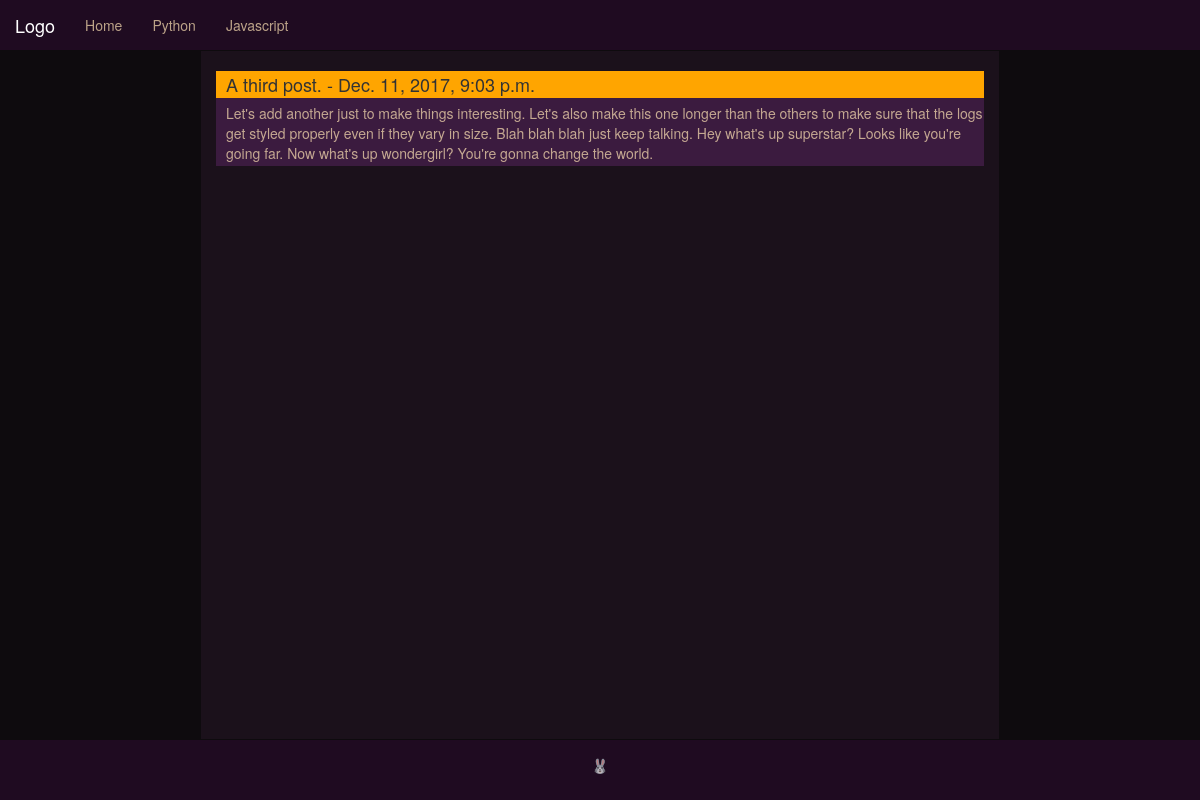
The app's page /entries/3/ with its own data.
### main_site/models.py (models this page shows, shortened)
class Entry(models.Model):
    date_added = models.DateTimeField(auto_now_add=True)
    title = models.CharField(max_length=108)
    text = models.TextField()
    class Meta:
        verbose_name_plural = 'entries'

### main_site/views.py (the view)
# urls.py: url(r'^entries/(?P<entry_id>\d+)/$', views.entry, name='entry'),
def entry(request, entry_id):
    entry = Entry.objects.get(id=entry_id)
    context = {'entry':entry}
    return render(request, 'main_site/entry.html', context)

### main_site/templates/main_site/entry.html (shortened to what this page needs)
{% extends "main_site/base.html" %}
{% load bootstrap3 %} {% load static %}
{% block content %}
<head>
</head>
<body>
    <div id = "entry_container">
            <div class = "index_entry">
                <h4> {{ entry.title }} - {{ entry.date_added}} </h4>
                <p>{{ entry.text }}</p>
            </div>
    </div>
</body>
{% endblock content %}

### main_site/static/css/main.css (style rules this page uses)
html { height: 100%; }
body { height: 100%; padding: 0px; margin: 0px; }

### main_site/static/css/index.css (style rules this page uses)
.index_entry { margin-bottom: 5px; }
.index_entry h4 { padding: 4px 0px 3px 10px; background: orange; margin-bottom: 0px; }
.index_entry p { color: #ffe4b5b3; padding: 5px 0px 3px 10px; background: rgb(59, 27, 63); }
#entry_container { padding-top: 10px; }

### records on screen
Entry: title "A third post.", date_added "Dec. 11, 2017, 9:03 p.m.", text "Let's add another just to make things interesting. Let's also make this one longer than the others to make sure that the logs get styled properly even if they vary in size. Blah blah blah just keep talking. Hey what's up superstar? Looks like you're going far. Now what's up wondergirl? You're gonna change the world."
